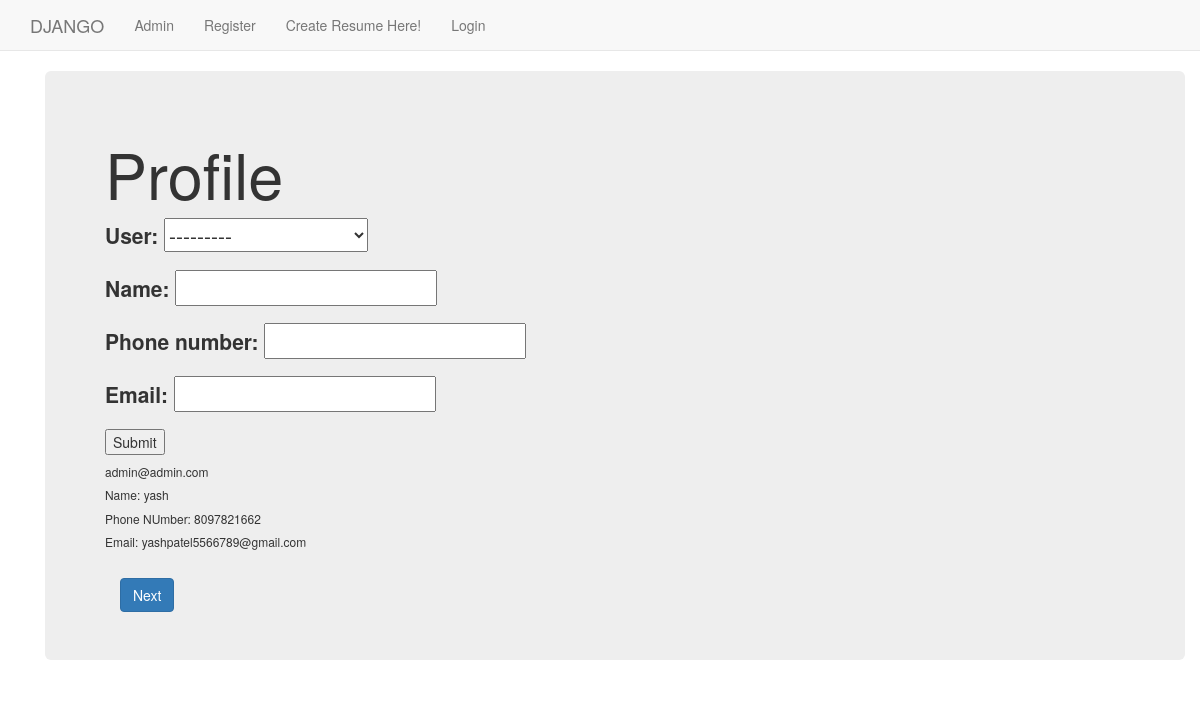
The app's page /dappx/profile/, older data.
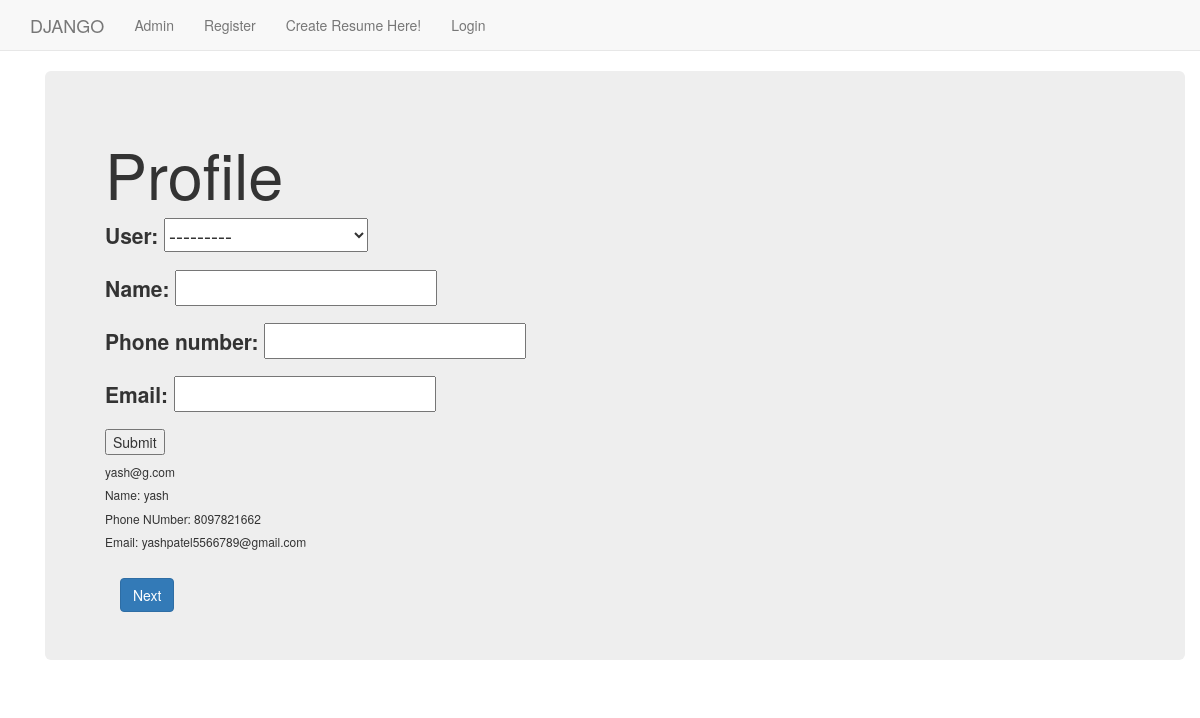
The same page, newer data.
### dappx/models.py (models this page shows, shortened)
class Profile(models.Model):
    user = models.OneToOneField(User, on_delete=models.CASCADE)
    name = models.CharField(max_length=255, blank=True)
    phone_number = models.CharField(max_length=255, blank=True)
    email = models.EmailField(max_length=255, blank=True)

class User(AbstractUser):
    created_at = models.DateTimeField(auto_now_add=True, editable=False)
    updated_at = models.DateTimeField(auto_now=True)
    def __str__(self):
        return self.email

### dappx/views.py (the view, shortened to what this page needs)
class ProfileView(TemplateView):
    template_name = 'dappx/profile.html'
    def get(self, request):
        form = ProfileForm()
        qs = Profile.objects.all()
        args = {'form': form, 'qs': qs}
        return render(request, self.template_name, args)

### dappx/forms.py
class ProfileForm(forms.ModelForm):
    name = forms.CharField()
    class Meta:
        model = Profile
        fields = "__all__"

### templates/dappx/profile.html (shortened to what this page needs)
{% extends "dappx/base.html" %}
{% load static %}
{% block body_block %}
<div class="container">
    <div class="jumbotron">
        <h1>Profile </h1>
        <form method="post">
            {{ form.as_p }}
            <input type="submit" value="Submit">
        </form>
        {% for q in qs %}
        <h6>{{ q.user }}</h6>
        <h6>Name: {{ q.name }}</h6>
        <h6>Phone NUmber: {{ q.phone_number }}</h6>
        <h6>Email: {{ q.email }}</h6>
        {% endfor %}
        <div class="container"><br>
            <a class="btn btn-primary" href="/dappx/career">Next</a>
        </div>
    </div>
</div>
{% endblock %}

Row changes from the older to the newer data that the page shows:
removed Profile: user "admin@admin.com", name "yash", phone_number "8097821662", email "yashpatel5566789@gmail.com"
added Profile: user "yash@g.com", name "yash", phone_number "8097821662", email "yashpatel5566789@gmail.com"
